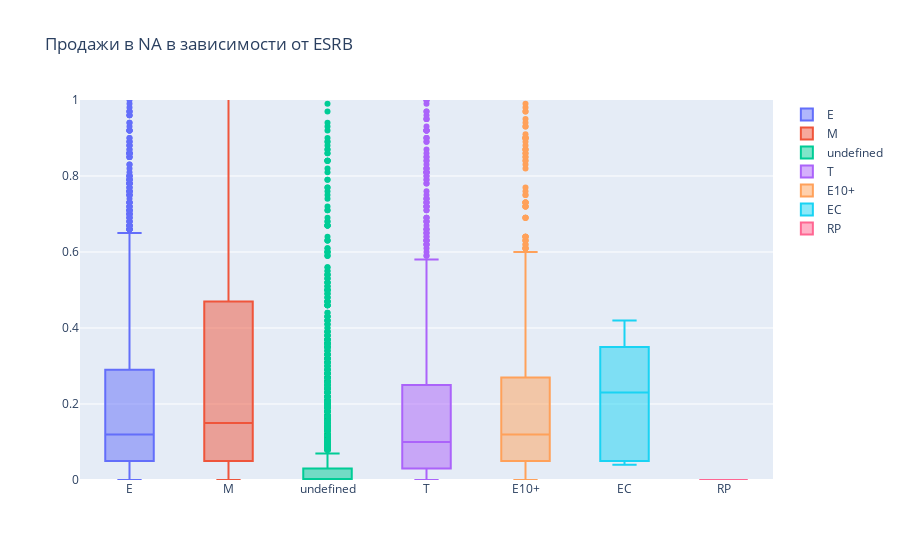

This figure's notebook cell:
### Markdown cell above
Описание:  
    - «EC» («Early childhood») — «Для детей младшего возраста»
    - «E» («Everyone») — «Для всех»  
    - «E10+» («Everyone 10 and older») — «Для всех от 10 лет и старше»
    - «T» («Teen») — «Подросткам»  
    - «M» («Mature») — «Для взрослых»  
    - «RP» («Rating Pending») — «Рейтинг ожидается»

### Code cell
box_ESRB("na")

### Figure 1 — Plotly figure (JSON) as saved in the notebook; plotly's stock layout.template omitted (floating-point values rounded to 4 significant figures; data arrays with more than 128 entries replaced by an {"elided": "..."} marker saying what was removed)
{"data": [{"name": "E", "type": "box", "y": {"elided": "2427 float values"}}, {"name": "M", "type": "box", "y": {"elided": "1100 float values"}}, {"name": "undefined", "type": "box", "y": {"elided": "3729 float values"}}, {"name": "T", "type": "box", "y": {"elided": "1793 float values"}}, {"name": "E10+", "type": "box", "y": {"elided": "1277 float values"}}, {"name": "EC", "type": "box", "y": [0.42, 0.35, 0.27, 0.19, 0.05, 0.04]}, {"name": "RP", "type": "box", "y": [0]}], "layout": {"title": {"text": "Продажи в NA в зависимости от ESRB"}, "yaxis": {"range": [0, 1]}}}
